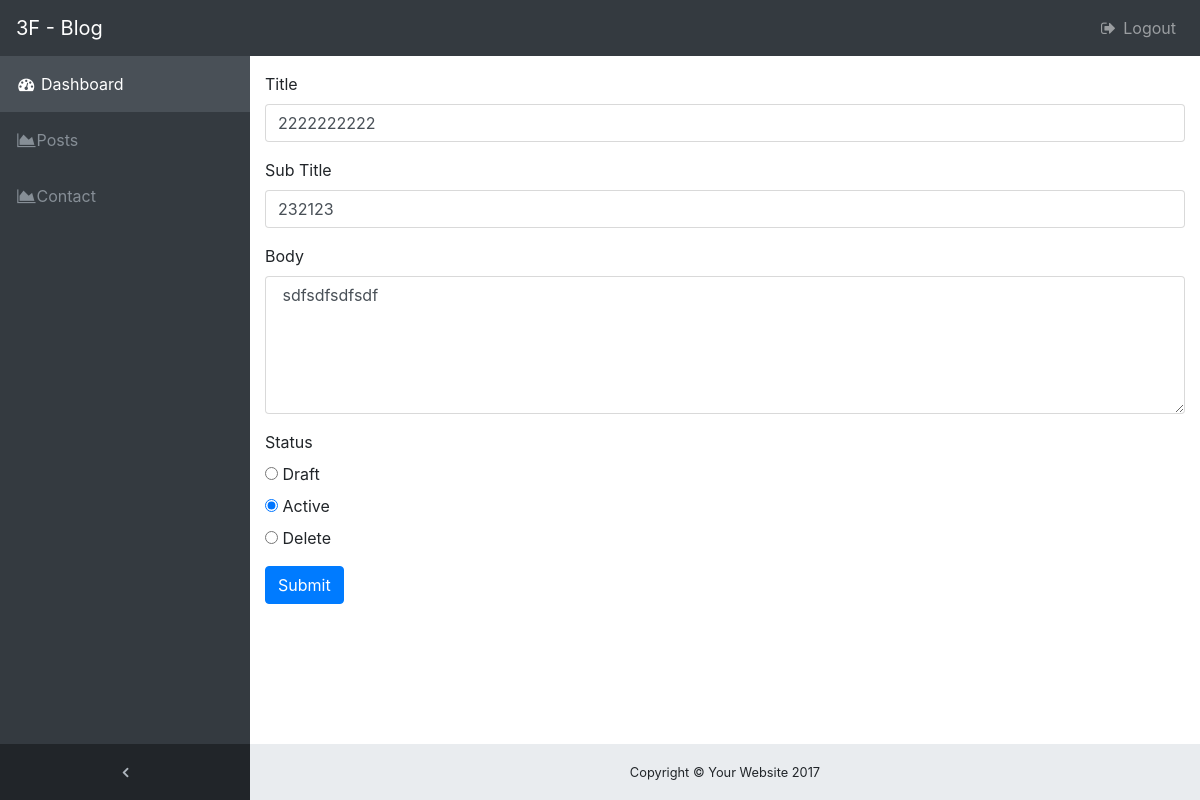
The app's page /admin/posts.php?action=edit&post_id=1 (signed in) with its own data.
### tables this page shows
CREATE TABLE IF NOT EXISTS `posts` (
  `id` int(11) NOT NULL,
  `title` varchar(255) NOT NULL,
  `sub_title` varchar(255) NOT NULL,
  `body` text NOT NULL,
  `post_cover` varchar(255) NOT NULL,
  `created_at` timestamp NOT NULL DEFAULT CURRENT_TIMESTAMP ON UPDATE CURRENT_TIMESTAMP,
  `updated_at` timestamp NOT NULL DEFAULT '0000-00-00 00:00:00',
  `status` tinyint(4) NOT NULL COMMENT '0 - Draft; 1 - Active; 2 - Delete;',
  `author_id` tinyint(4) NOT NULL,
  `picture` varchar(200) NOT NULL
);

### admin/app/func/posts.php (called while the page is built, shortened)
<?php
	function getById($post_id){
		global $conn;
		$post = array();
		$sql = "SELECT * FROM posts WHERE id = {$post_id}";
		$result = mysqli_query($conn, $sql);
		if(mysqli_num_rows($result) > 0){
			while($row = mysqli_fetch_assoc($result)){
				$post = $row;
			}
		}
		return $post;
	}
?>

### admin/views/_post_edit.php (the view)
<form action="" method="POST">
	<div class="form-group">
		<label for="inputTitle">Title</label>
		<input type="text" class="form-control" id="inputTitle" name="title" value="<?= isset($_POST['title']) ? $_POST['title'] : $post['title']?>" placeholder="Enter Title">
	</div>
	<div class="form-group">
		<label for="inputSubTitle">Sub Title</label>
		<input type="text" class="form-control" id="inputSubTitle" name="sub_title" value="<?= isset($_POST['sub_title']) ? $_POST['sub_title'] : $post['sub_title']?>" placeholder="Enter Sub Title">
	</div>
	<div class="form-group">
		<label for="inputBody">Body</label>
		<textarea class="form-control" id="inputBody" rows="6" name="body"> <?= isset($_POST['body']) ? $_POST['body'] : $post['body']?> </textarea>
	</div>
	<?php
		$status = isset($_POST['radioStatus']) ? $_POST['radioStatus'] : $post['status'];
	?>
	<div class="form-group">
		<label>Status</label>
		<div class="form-check">
			<label class="form-check-label">
				<input class="form-check-input" type="radio" name="radioStatus" id="radioStatus1" value="0" <?= $status == 0 ? 'checked' : '' ?> />
				Draft
			</label>
		</div>
		<div class="form-check">
			<label class="form-check-label">
				<input class="form-check-input" type="radio" name="radioStatus" id="radioStatus2" value="1" <?= $status == 1 ? 'checked' : '' ?> />
				Active
			</label>
		</div>
		<div class="form-check">
			<label class="form-check-label">
				<input class="form-check-input" type="radio" name="radioStatus" id="radioStatus3" value="2" <?= $status == 2 ? 'checked' : '' ?> />
				Delete
			</label>
		</div>
	</div>
	<button type="submit" name="submit" class="btn btn-primary">Submit</button>
</form>

### admin/public/css/sb-admin.css (style rules this page uses)
html { position: relative; min-height: 100%; }
body.sticky-footer { margin-bottom: 56px; }
body.fixed-nav { padding-top: 56px; }

### records on screen
posts: title "2222222222", sub_title "232123", body "sdfsdfsdfsdf", status "☐ Draft", status "☑ Active", status "☐ Delete"
